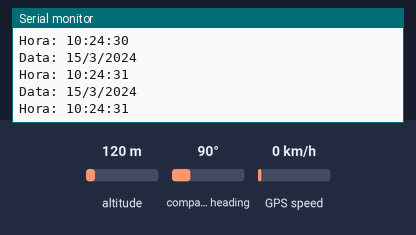
This sketch was run on a simulated ESP32. Shown: the last lines printed to the serial monitor. The inputs (shaded band) are chosen by the test bench; at power-on: GPS speed 0 km/h, altitude 120 m, compass heading 90°. The GPS gets a fix after 3 s at 37.7749, -122.4194 with 8 satellites.

Above: at 1.2 s.
1.3 s: GPS speed set to 2 km/h
At 3.7 s:
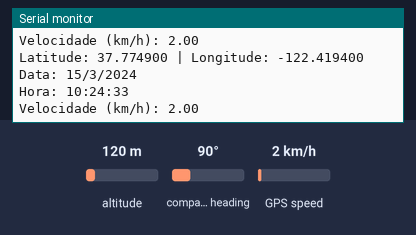
4.5 s: GPS speed set to 30 km/h
At 5.8 s:
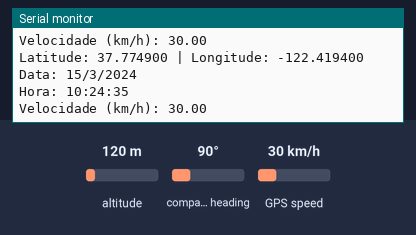
Timing chart, 0 to 7.5 s (numbered marks = the images above; inputs shaded):
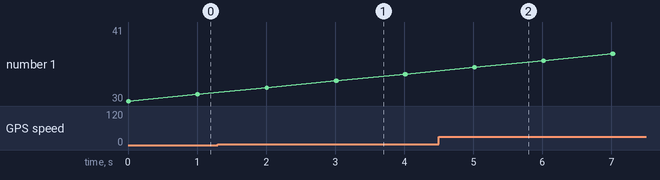

Measured:
- after the input at 1.3 s, the serial monitor: prints a new line after 1.7 s (image 1)
- after the input at 4.5 s, the serial monitor: prints a new line after 0.51 s (image 2)

The sketch:

codeESPGPS8_14_5.ino
```cpp
#include <TinyGPS++.h>
#include <HardwareSerial.h>

static const int RXPin = 15, TXPin = 4;  // Pinos ESP32 conectados ao GPS
static const uint32_t GPSBaud = 9600;  // Tente 9600, 38400 ou 115200 para o NEO-N8N

TinyGPSPlus gps;
HardwareSerial gpsSerial(1);

void setup() {
    Serial.begin(115200);
    gpsSerial.begin(GPSBaud, SERIAL_8N1, RXPin, TXPin);  // Inicializa UART1 com a taxa configurada

    Serial.println("Iniciando comunicação com GPS NEO-N8N...");
}

void loop() {
    while (gpsSerial.available() > 0) {
        gps.encode(gpsSerial.read());  // Processa os dados recebidos do GPS

        if (gps.location.isUpdated()) {  // Nova posição disponível
            Serial.print("Latitude: ");
            Serial.print(gps.location.lat(), 6);
            Serial.print(" | Longitude: ");
            Serial.println(gps.location.lng(), 6);
        }

        if (gps.date.isUpdated()) {  // Atualização da data
            Serial.print("Data: ");
            Serial.print(gps.date.day());
            Serial.print("/");
            Serial.print(gps.date.month());
            Serial.print("/");
            Serial.println(gps.date.year());
        }

        if (gps.time.isUpdated()) {  // Atualização do horário
            Serial.print("Hora: ");
            Serial.print(gps.time.hour());
            Serial.print(":");
            Serial.print(gps.time.minute());
            Serial.print(":");
            Serial.println(gps.time.second());
        }

        if (gps.speed.isUpdated()) {  // Atualização da velocidade
            Serial.print("Velocidade (km/h): ");
            Serial.println(gps.speed.kmph());
        }
    }
}
```
